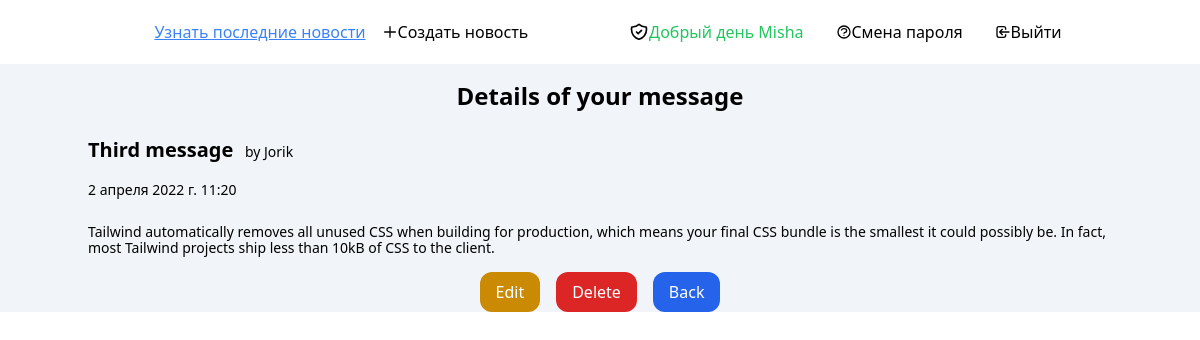
The page /articles/3/details/ (signed in) on the database as committed earlier.
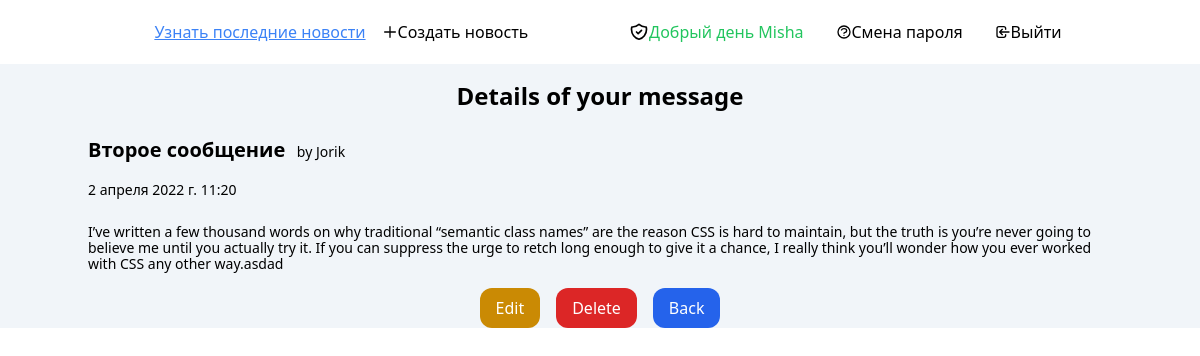
The same page on the database as committed later.
### users/models.py (models this page shows)
class CustomUser(AbstractUser):
    age = models.PositiveIntegerField(null=True, blank=True)  # Добавление нового поля в стандартную модель данных юзера
    hairColor = models.CharField(max_length=50, null=True)

### articles/models.py (models this page shows, shortened)
class Article(models.Model):
    title = models.CharField(max_length=255, help_text='Введите название сообщения', verbose_name='Название')
    body = models.TextField(help_text='Введите содержание сообщения', verbose_name='Текст')
    date = models.DateTimeField(auto_now_add=True, verbose_name='Дата')  # автодобавление даты в создание сообщения
    author = models.ForeignKey(get_user_model(), on_delete=models.CASCADE,
                               verbose_name='Автор')  # Many-To-One в первом параметре -

### articles/views.py (the view)
# urls.py: path('<int:pk>/details/', ArticleDetailView.as_view(), name='article_details'),
class ArticleDetailView(LoginRequiredMixin, DetailView):  # Миксин не дает гостю зайти на url просмотра сообщения
    model = Article
    template_name = 'article_details.html'
    login_url = 'login'  # Редирект на url, если гость неавторизован

### templates/article_details.html (shortened to what this page needs)
{% extends 'base.html' %}
{% block content %}
    <section>
        <div class="container mx-auto">
            <div class="grid grid-cols-1">
                <div class="place-self-center">
                    <h2 class="text-2xl text-center font-bold py-4">Details of your message</h2>
                    <div class="flex flex-col">
                        <div class="text-xl font-bold py-2"> {{ article.title }}<span class=" pl-2 text-sm font-light">
                                by {{ article.author }}</span></div>
                        <div class="text-sm font-light py-2"> {{ article.date }}</div>
                        <div class="text-sm font-medium leading-4 py-4"> {{ article.body }}</div>
                        <div class="flex justify-center gap-4">
                            <a class="py-2 px-4 text-white bg-yellow-600 hover:bg-yellow-500 rounded-xl"
                               href="{% url 'article_edit' article.pk %}">Edit</a>
                            <a class="py-2 px-4 text-white bg-red-600 hover:bg-red-500 rounded-xl"
                               href="{% url 'article_delete' article.pk %}">Delete</a>
                            <a href="{% url 'article_list' %}"
                               class="py-2 px-4 text-white bg-blue-600 hover:bg-blue-500 rounded-xl"
                               type="submit">Back
                            </a>
                        </div>
                    </div>
                </div>
            </div>
        </div>
    </section>
{% endblock content %}

### templates/base.html (shortened to what this page needs)
<!DOCTYPE html>
<html lang="en">
<head>
    <script src="https://cdn.tailwindcss.com"></script>
</head>
<body>
<div class="bg-slate-100 h-full">
    <header class="bg-white  py-2">
        <div class="container mx-auto">
            <div class="flex justify-around">
                <div class="flex items-center gap-4">
                    <a href="{% url 'article_list' %}" class="underline hover:text-orange-400 text-blue-500
         cursor-pointer font-medium">Узнать последние новости</a>
                    {% if user.is_authenticated %}
                        <div class="flex items-center group">
                            <a href="{% url 'article_create' %}" class="group-hover:text-orange-400
         cursor-pointer font-medium">
                                <svg xmlns="http://www.w3.org/2000/svg" class="h-4 w-4" fill="none" viewBox="0 0 24 24"
                                     stroke="currentColor" stroke-width="2">
                                    <path stroke-linecap="round" stroke-linejoin="round" d="M12 4v16m8-8H4"/>
                                </svg>
                            </a>
                            <a href="{% url 'article_create' %}" class="group-hover:text-orange-400 hover:underline
         cursor-pointer font-medium">
                                Создать новость</a></div>
                    {% endif %}
                </div>
                {% if user.is_authenticated %}
                    <div class="flex items-center gap-8">
                        <div class="flex items-center hover:underline ">
                            <div><a href="">
                            </a>
                            </div>
                            <a href="#" class="hover:underline hover:text-green-400 text-green-500
         cursor-pointer font-medium">Добрый день {{ user.username }}</a>
                        </div>
                        <div class="flex items-center hover:underline hover:text-orange-400">
                            <div><a href="">
                            </a>
                            </div>
                            <a href="{% url 'password_change' %}" class="hover:underline hover:text-orange-400
         cursor-pointer font-medium">Смена пароля</a>
                        </div>
                        <div class="flex items-center hover:underline hover:text-orange-400">
                            <div><a href="">
                                <svg xmlns="http://www.w3.org/2000/svg" class="h-4 w-4" fill="none" viewBox="0 0 24 24"
                                     stroke="currentColor" stroke-width="2">
                                    <path stroke-linecap="round" stroke-linejoin="round"
                                          d="M11 16l-4-4m0 0l4-4m-4 4h14m-5 4v1a3 3 0 01-3 3H6a3 3 0 01-3-3V7a3 3 0 013-3h7a3 3 0 013 3v1"/>
                                </svg>
                            </a>
                            </div>
                            <a href="{% url 'logout' %}" class="hover:underline hover:text-orange-400
         cursor-pointer font-medium">Выйти</a>
                        </div>
                    </div>
                {% endif %}
            </div>
        </div>
    </header>
    {% block content %}
    {% endblock content %}
</div>
</body>
</html>

Rows that differ between the two databases and show on the page:
changed Article "Jorik": title "Third message" → "Второе сообщение"; body "Tailwind automatically removes all unused CSS when building for production, which means your final CSS bundle is the smallest it could possibly be. In fact, most Tailwind projects ship less than 10kB of CSS to the client." → "I’ve written a few thousand words on why traditional “semantic class names” are the reason CSS is hard to maintain, but the truth is you’re never going to believe me until you actually try it. If you can suppress the urge to retch long enough to give it a chance, I really think you’ll wonder how you ever worked with CSS any other way.asdad"
